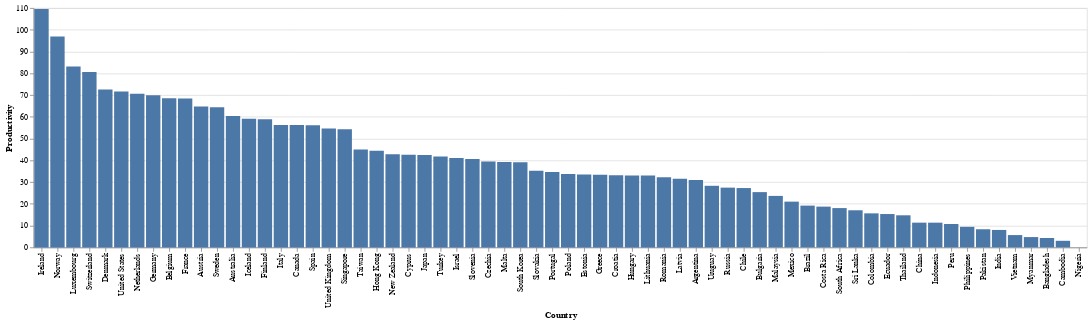

The code cell stored with this chart in its notebook:
### Code cell
alt.Chart(df).mark_bar().encode(
    x=alt.X('Country', 
           sort='-y'), # sort
    y=alt.Y('Productivity')
)

### Figure 1 — Vega-Lite specification as saved in the notebook (floating-point values rounded to 4 significant figures)
{"config": {"view": {"continuousWidth": 400, "continuousHeight": 300}}, "data": {"name": "data-edb17bfa6f3ebd91899c0948e0e965d7"}, "mark": "bar", "encoding": {"x": {"field": "Country", "sort": "-y", "type": "nominal"}, "y": {"field": "Productivity", "type": "quantitative"}}, "$schema": "https://vega.github.io/schema/vega-lite/v4.17.0.json", "datasets": {"data-edb17bfa6f3ebd91899c0948e0e965d7": [{"Continent": "Americas", "Country": "Argentina", "Code": "ARG", "Year": 2017, "Average annual working hours per worker": 1692.0, "GDP per capita": 23270.0, "Population": 44054616, "gini_coefficient": null, "Life satisfaction": 6.086, "Productivity": 30.96, "Current health expenditure per capita": 2470.0}, {"Continent": "Oceania", "Country": "Australia", "Code": "AUS", "Year": 2017, "Average annual working hours per worker": 1731.0, "GDP per capita": 52540.0, "Population": 24590336, "gini_coefficient": null, "Life satisfaction": 7.234, "Productivity": 60.34, "Current health expenditure per capita": 4716.0}, {"Continent": "Europe", "Country": "Austria", "Code": "AUT", "Year": 2017, "Average annual working hours per worker": 1613.0, "GDP per capita": 51950.0, "Population": 8797497, "gini_coefficient": 0.2974, "Life satisfaction": 7.195, "Productivity": 64.78, "Current health expenditure per capita": 5641.0}, {"Continent": "Asia", "Country": "Bangladesh", "Code": "BGD", "Year": 2017, "Average annual working hours per worker": 2232.0, "GDP per capita": 4113.0, "Population": 161793968, "gini_coefficient": null, "Life satisfaction": 5.114, "Productivity": 4.308, "Current health expenditure per capita": 101.2}, {"Continent": "Europe", "Country": "Belgium", "Code": "BEL", "Year": 2017, "Average annual working hours per worker": 1544.0, "GDP per capita": 45150.0, "Population": 11384491, "gini_coefficient": 0.2739, "Life satisfaction": 6.772, "Productivity": 68.52, "Current health expenditure per capita": 5450.0}, {"Continent": "Americas", "Country": "Brazil", "Code": "BRA", "Year": 2017, "Average annual working hours per worker": 1709.0, "GDP per capita": 14280.0, "Population": 208504960, "gini_coefficient": 0.5333, "Life satisfaction": 6.451, "Productivity": 19.19, "Current health expenditure per capita": 1376.0}, {"Continent": "Europe", "Country": "Bulgaria", "Code": "BGR", "Year": 2017, "Average annual working hours per worker": 1644.0, "GDP per capita": 19580.0, "Population": 7182430, "gini_coefficient": 0.4038, "Life satisfaction": 5.108, "Productivity": 25.39, "Current health expenditure per capita": 1608.0}, {"Continent": "Asia", "Country": "Cambodia", "Code": "KHM", "Year": 2017, "Average annual working hours per worker": 2456.0, "GDP per capita": 3951.0, "Population": 15830694, "gini_coefficient": null, "Life satisfaction": 4.998, "Productivity": 3.023, "Current health expenditure per capita": 224.8}, {"Continent": "Americas", "Country": "Canada", "Code": "CAN", "Year": 2017, "Average annual working hours per worker": 1696.0, "GDP per capita": 48900.0, "Population": 36554344, "gini_coefficient": 0.3331, "Life satisfaction": 7.109, "Productivity": 56.26, "Current health expenditure per capita": 5209.0}, {"Continent": "Americas", "Country": "Chile", "Code": "CHL", "Year": 2017, "Average annual working hours per worker": 1974.0, "GDP per capita": 22860.0, "Population": 18368582, "gini_coefficient": 0.4444, "Life satisfaction": 5.942, "Productivity": 27.26, "Current health expenditure per capita": 2219.0}, {"Continent": "Asia", "Country": "China", "Code": "CHN", "Year": 2017, "Average annual working hours per worker": 2174.0, "GDP per capita": 13850.0, "Population": 1410275968, "gini_coefficient": 0.3908, "Life satisfaction": 5.144, "Productivity": 11.36, "Current health expenditure per capita": 706.4}, {"Continent": "Americas", "Country": "Colombia", "Code": "COL", "Year": 2017, "Average annual working hours per worker": 1998.0, "GDP per capita": 13430.0, "Population": 48351668, "gini_coefficient": 0.4972, "Life satisfaction": 6.35, "Productivity": 15.63, "Current health expenditure per capita": 1088.0}, {"Continent": "Americas", "Country": "Costa Rica", "Code": "CRI", "Year": 2017, "Average annual working hours per worker": 2212.0, "GDP per capita": 18130.0, "Population": 4993849, "gini_coefficient": 0.4835, "Life satisfaction": 6.998, "Productivity": 18.73, "Current health expenditure per capita": 1440.0}, {"Continent": "Europe", "Country": "Croatia", "Code": "HRV", "Year": 2017, "Average annual working hours per worker": 1835.0, "GDP per capita": 25360.0, "Population": 4192468, "gini_coefficient": 0.3035, "Life satisfaction": 5.626, "Productivity": 33.16, "Current health expenditure per capita": 1804.0}, {"Continent": "Asia", "Country": "Cyprus", "Code": "CYP", "Year": 2017, "Average annual working hours per worker": 1784.0, "GDP per capita": 31250.0, "Population": 1208527, "gini_coefficient": 0.3142, "Life satisfaction": 6.137, "Productivity": 42.59, "Current health expenditure per capita": 2533.0}, {"Continent": "Europe", "Country": "Czechia", "Code": "CZE", "Year": 2017, "Average annual working hours per worker": 1776.0, "GDP per capita": 35580.0, "Population": 10531315, "gini_coefficient": 0.2485, "Life satisfaction": null, "Productivity": 39.42, "Current health expenditure per capita": 2786.0}, {"Continent": "Europe", "Country": "Denmark", "Code": "DNK", "Year": 2017, "Average annual working hours per worker": 1400.0, "GDP per capita": 51670.0, "Population": 5737286, "gini_coefficient": 0.2875, "Life satisfaction": 7.693, "Productivity": 72.54, "Current health expenditure per capita": 5573.0}, {"Continent": "Americas", "Country": "Ecuador", "Code": "ECU", "Year": 2017, "Average annual working hours per worker": 1701.0, "GDP per capita": 11410.0, "Population": 16696947, "gini_coefficient": 0.4467, "Life satisfaction": 5.809, "Productivity": 15.32, "Current health expenditure per capita": 863.0}, {"Continent": "Europe", "Country": "Estonia", "Code": "EST", "Year": 2017, "Average annual working hours per worker": 1857.0, "GDP per capita": 30980.0, "Population": 1317550, "gini_coefficient": 0.3036, "Life satisfaction": 6.035, "Productivity": 33.49, "Current health expenditure per capita": 2242.0}, {"Continent": "Europe", "Country": "Finland", "Code": "FIN", "Year": 2017, "Average annual working hours per worker": 1659.0, "GDP per capita": 43830.0, "Population": 5508146, "gini_coefficient": 0.2738, "Life satisfaction": 7.78, "Productivity": 58.88, "Current health expenditure per capita": 4339.0}, {"Continent": "Europe", "Country": "France", "Code": "FRA", "Year": 2017, "Average annual working hours per worker": 1514.0, "GDP per capita": 42820.0, "Population": 64144092, "gini_coefficient": 0.3163, "Life satisfaction": 6.69, "Productivity": 68.37, "Current health expenditure per capita": 5060.0}, {"Continent": "Europe", "Country": "Germany", "Code": "DEU", "Year": 2017, "Average annual working hours per worker": 1354.0, "GDP per capita": 51250.0, "Population": 82624368, "gini_coefficient": 0.312, "Life satisfaction": 7.035, "Productivity": 69.85, "Current health expenditure per capita": 6028.0}, {"Continent": "Europe", "Country": "Greece", "Code": "GRC", "Year": 2017, "Average annual working hours per worker": 2017.0, "GDP per capita": 26480.0, "Population": 10692230, "gini_coefficient": 0.3435, "Life satisfaction": 5.952, "Productivity": 33.36, "Current health expenditure per capita": 2326.0}, {"Continent": "Asia", "Country": "Hong Kong", "Code": "HKG", "Year": 2017, "Average annual working hours per worker": 2186.0, "GDP per capita": 49930.0, "Population": 7461508, "gini_coefficient": null, "Life satisfaction": 5.659, "Productivity": 44.37, "Current health expenditure per capita": null}, {"Continent": "Europe", "Country": "Hungary", "Code": "HUN", "Year": 2017, "Average annual working hours per worker": 1937.0, "GDP per capita": 26910.0, "Population": 9788940, "gini_coefficient": 0.3058, "Life satisfaction": 6.0, "Productivity": 33.06, "Current health expenditure per capita": 1989.0}, {"Continent": "Europe", "Country": "Iceland", "Code": "ISL", "Year": 2017, "Average annual working hours per worker": 1493.0, "GDP per capita": 49840.0, "Population": 343641, "gini_coefficient": 0.2613, "Life satisfaction": 7.533, "Productivity": 59.13, "Current health expenditure per capita": 4763.0}, {"Continent": "Asia", "Country": "India", "Code": "IND", "Year": 2017, "Average annual working hours per worker": 2117.0, "GDP per capita": 6188.0, "Population": 1354195712, "gini_coefficient": 0.3594, "Life satisfaction": 3.249, "Productivity": 8.01, "Current health expenditure per capita": 181.5}, {"Continent": "Asia", "Country": "Indonesia", "Code": "IDN", "Year": 2017, "Average annual working hours per worker": 2024.0, "GDP per capita": 10640.0, "Population": 264498848, "gini_coefficient": 0.3879, "Life satisfaction": 5.347, "Productivity": 11.35, "Current health expenditure per capita": 317.6}, {"Continent": "Europe", "Country": "Ireland", "Code": "IRL", "Year": 2017, "Average annual working hours per worker": 1746.0, "GDP per capita": 86810.0, "Population": 4771860, "gini_coefficient": 0.3136, "Life satisfaction": 7.255, "Productivity": 109.5, "Current health expenditure per capita": 5583.0}, {"Continent": "Asia", "Country": "Israel", "Code": "ISR", "Year": 2017, "Average annual working hours per worker": 1921.0, "GDP per capita": 38980.0, "Population": 8309256, "gini_coefficient": 0.382, "Life satisfaction": 7.332, "Productivity": 41.02, "Current health expenditure per capita": 2992.0}, {"Continent": "Europe", "Country": "Italy", "Code": "ITA", "Year": 2017, "Average annual working hours per worker": 1723.0, "GDP per capita": 40160.0, "Population": 60004024, "gini_coefficient": 0.3593, "Life satisfaction": 6.445, "Productivity": 56.27, "Current health expenditure per capita": 3617.0}, {"Continent": "Asia", "Country": "Japan", "Code": "JPN", "Year": 2017, "Average annual working hours per worker": 1738.0, "GDP per capita": 39600.0, "Population": 126662464, "gini_coefficient": null, "Life satisfaction": 5.908, "Productivity": 42.42, "Current health expenditure per capita": 4398.0}, {"Continent": "Europe", "Country": "Latvia", "Code": "LVA", "Year": 2017, "Average annual working hours per worker": 1875.0, "GDP per capita": 27160.0, "Population": 1954861, "gini_coefficient": 0.3557, "Life satisfaction": 5.97, "Productivity": 31.57, "Current health expenditure per capita": 1704.0}, {"Continent": "Europe", "Country": "Lithuania", "Code": "LTU", "Year": 2017, "Average annual working hours per worker": 1844.0, "GDP per capita": 29830.0, "Population": 2904452, "gini_coefficient": 0.3729, "Life satisfaction": 6.064, "Productivity": 32.99, "Current health expenditure per capita": 2178.0}, {"Continent": "Europe", "Country": "Luxembourg", "Code": "LUX", "Year": 2017, "Average annual working hours per worker": 1519.0, "GDP per capita": 90600.0, "Population": 596290, "gini_coefficient": 0.3452, "Life satisfaction": 7.404, "Productivity": 83.17, "Current health expenditure per capita": 5981.0}, {"Continent": "Asia", "Country": "Malaysia", "Code": "MYS", "Year": 2017, "Average annual working hours per worker": 2238.0, "GDP per capita": 24160.0, "Population": 31975812, "gini_coefficient": null, "Life satisfaction": 5.428, "Productivity": 23.65, "Current health expenditure per capita": 987.6}, {"Continent": "Europe", "Country": "Malta", "Code": "MLT", "Year": 2017, "Average annual working hours per worker": 2040.0, "GDP per capita": 35150.0, "Population": 479507, "gini_coefficient": 0.2923, "Life satisfaction": 6.733, "Productivity": 39.22, "Current health expenditure per capita": 3873.0}, {"Continent": "Americas", "Country": "Mexico", "Code": "MEX", "Year": 2017, "Average annual working hours per worker": 2255.0, "GDP per capita": 18940.0, "Population": 122839256, "gini_coefficient": null, "Life satisfaction": 6.432, "Productivity": 21.02, "Current health expenditure per capita": 1076.0}, {"Continent": "Asia", "Country": "Myanmar", "Code": "MMR", "Year": 2017, "Average annual working hours per worker": 2438.0, "GDP per capita": 4763.0, "Population": 52288344, "gini_coefficient": 0.307, "Life satisfaction": 4.434, "Productivity": 4.735, "Current health expenditure per capita": 214.6}, {"Continent": "Europe", "Country": "Netherlands", "Code": "NLD", "Year": 2017, "Average annual working hours per worker": 1430.0, "GDP per capita": 54230.0, "Population": 17207204, "gini_coefficient": 0.2854, "Life satisfaction": 7.425, "Productivity": 70.62, "Current health expenditure per capita": 5603.0}, {"Continent": "Oceania", "Country": "New Zealand", "Code": "NZL", "Year": 2017, "Average annual working hours per worker": 1752.0, "GDP per capita": 39730.0, "Population": 4746253, "gini_coefficient": null, "Life satisfaction": 7.205, "Productivity": 42.74, "Current health expenditure per capita": 3876.0}, {"Continent": "Africa", "Country": "Nigeria", "Code": "NGA", "Year": 2017, "Average annual working hours per worker": 1827.0, "GDP per capita": 5061.0, "Population": 193495904, "gini_coefficient": null, "Life satisfaction": 4.356, "Productivity": null, "Current health expenditure per capita": 194.8}, {"Continent": "Europe", "Country": "Norway", "Code": "NOR", "Year": 2017, "Average annual working hours per worker": 1417.0, "GDP per capita": 69600.0, "Population": 5277396, "gini_coefficient": 0.2699, "Life satisfaction": 7.442, "Productivity": 96.85, "Current health expenditure per capita": 6631.0}, {"Continent": "Asia", "Country": "Pakistan", "Code": "PAK", "Year": 2017, "Average annual working hours per worker": 2096.0, "GDP per capita": 4744.0, "Population": 216379648, "gini_coefficient": null, "Life satisfaction": 4.443, "Productivity": 8.322, "Current health expenditure per capita": 132.7}, {"Continent": "Americas", "Country": "Peru", "Code": "PER", "Year": 2017, "Average annual working hours per worker": 1932.0, "GDP per capita": 11960.0, "Population": 31605488, "gini_coefficient": 0.4329, "Life satisfaction": 5.999, "Productivity": 10.75, "Current health expenditure per capita": 624.0}, {"Continent": "Asia", "Country": "Philippines", "Code": "PHL", "Year": 2017, "Average annual working hours per worker": 2149.0, "GDP per capita": 7858.0, "Population": 106738496, "gini_coefficient": null, "Life satisfaction": 6.268, "Productivity": 9.45, "Current health expenditure per capita": 321.6}, {"Continent": "Europe", "Country": "Poland", "Code": "POL", "Year": 2017, "Average annual working hours per worker": 2028.0, "GDP per capita": 29050.0, "Population": 38532816, "gini_coefficient": 0.303, "Life satisfaction": 6.242, "Productivity": 33.66, "Current health expenditure per capita": 1972.0}, {"Continent": "Europe", "Country": "Portugal", "Code": "PRT", "Year": 2017, "Average annual working hours per worker": 1863.0, "GDP per capita": 30430.0, "Population": 10307528, "gini_coefficient": 0.338, "Life satisfaction": 6.095, "Productivity": 34.62, "Current health expenditure per capita": 3072.0}, {"Continent": "Europe", "Country": "Romania", "Code": "ROU", "Year": 2017, "Average annual working hours per worker": 1806.0, "GDP per capita": 25420.0, "Population": 19698852, "gini_coefficient": 0.3602, "Life satisfaction": 6.13, "Productivity": 32.27, "Current health expenditure per capita": 1399.0}, {"Continent": "Europe", "Country": "Russia", "Code": "RUS", "Year": 2017, "Average annual working hours per worker": 1974.0, "GDP per capita": 26800.0, "Population": 145452544, "gini_coefficient": 0.3724, "Life satisfaction": 5.441, "Productivity": 27.45, "Current health expenditure per capita": 1406.0}, {"Continent": "Asia", "Country": "Singapore", "Code": "SGP", "Year": 2017, "Average annual working hours per worker": 2238.0, "GDP per capita": 81440.0, "Population": 5764489, "gini_coefficient": null, "Life satisfaction": 6.378, "Productivity": 54.3, "Current health expenditure per capita": 4091.0}, {"Continent": "Europe", "Country": "Slovakia", "Code": "SVK", "Year": 2017, "Average annual working hours per worker": 1745.0, "GDP per capita": 26470.0, "Population": 5439418, "gini_coefficient": 0.2324, "Life satisfaction": 6.243, "Productivity": 35.17, "Current health expenditure per capita": 2038.0}, {"Continent": "Europe", "Country": "Slovenia", "Code": "SVN", "Year": 2017, "Average annual working hours per worker": 1655.0, "GDP per capita": 31590.0, "Population": 2098396, "gini_coefficient": 0.2422, "Life satisfaction": 6.665, "Productivity": 40.55, "Current health expenditure per capita": 2998.0}, {"Continent": "Africa", "Country": "South Africa", "Code": "ZAF", "Year": 2017, "Average annual working hours per worker": 2209.0, "GDP per capita": 12740.0, "Population": 56641208, "gini_coefficient": null, "Life satisfaction": 5.035, "Productivity": 18.05, "Current health expenditure per capita": 1108.0}, {"Continent": "Asia", "Country": "South Korea", "Code": "KOR", "Year": 2017, "Average annual working hours per worker": 2063.0, "GDP per capita": 40880.0, "Population": 51511640, "gini_coefficient": null, "Life satisfaction": 5.903, "Productivity": 39.08, "Current health expenditure per capita": 2926.0}, {"Continent": "Europe", "Country": "Spain", "Code": "ESP", "Year": 2017, "Average annual working hours per worker": 1686.0, "GDP per capita": 38930.0, "Population": 46584168, "gini_coefficient": 0.3465, "Life satisfaction": 6.457, "Productivity": 56.06, "Current health expenditure per capita": 3557.0}, {"Continent": "Asia", "Country": "Sri Lanka", "Code": "LKA", "Year": 2017, "Average annual working hours per worker": 1924.0, "GDP per capita": 12730.0, "Population": 21506816, "gini_coefficient": null, "Life satisfaction": 4.213, "Productivity": 17.05, "Current health expenditure per capita": 459.2}, {"Continent": "Europe", "Country": "Sweden", "Code": "SWE", "Year": 2017, "Average annual working hours per worker": 1609.0, "GDP per capita": 52030.0, "Population": 10058191, "gini_coefficient": 0.2877, "Life satisfaction": 7.398, "Productivity": 64.34, "Current health expenditure per capita": 5656.0}, {"Continent": "Europe", "Country": "Switzerland", "Code": "CHE", "Year": 2017, "Average annual working hours per worker": 1590.0, "GDP per capita": 73620.0, "Population": 8451688, "gini_coefficient": 0.3268, "Life satisfaction": 7.694, "Productivity": 80.59, "Current health expenditure per capita": 7990.0}, {"Continent": "Asia", "Country": "Taiwan", "Code": "TWN", "Year": 2017, "Average annual working hours per worker": 1990.0, "GDP per capita": 45380.0, "Population": 23665028, "gini_coefficient": null, "Life satisfaction": 6.537, "Productivity": 45.0, "Current health expenditure per capita": null}, {"Continent": "Asia", "Country": "Thailand", "Code": "THA", "Year": 2017, "Average annual working hours per worker": 2185.0, "GDP per capita": 16670.0, "Population": 70898208, "gini_coefficient": 0.3653, "Life satisfaction": 6.022, "Productivity": 14.75, "Current health expenditure per capita": 669.6}, {"Continent": "Asia", "Country": "Turkey", "Code": "TUR", "Year": 2017, "Average annual working hours per worker": 1832.0, "GDP per capita": 26610.0, "Population": 82089824, "gini_coefficient": 0.4141, "Life satisfaction": 4.872, "Productivity": 41.8, "Current health expenditure per capita": 1167.0}, {"Continent": "Europe", "Country": "United Kingdom", "Code": "GBR", "Year": 2017, "Average annual working hours per worker": 1670.0, "GDP per capita": 44090.0, "Population": 66064808, "gini_coefficient": 0.3515, "Life satisfaction": 7.157, "Productivity": 54.68, "Current health expenditure per capita": 4516.0}, {"Continent": "Americas", "Country": "United States", "Code": "USA", "Year": 2017, "Average annual working hours per worker": 1757.0, "GDP per capita": 60120.0, "Population": 329791232, "gini_coefficient": 0.4118, "Life satisfaction": 6.944, "Productivity": 71.64, "Current health expenditure per capita": 10100.0}, {"Continent": "Americas", "Country": "Uruguay", "Code": "URY", "Year": 2017, "Average annual working hours per worker": 1552.0, "GDP per capita": 20620.0, "Population": 3422205, "gini_coefficient": 0.3946, "Life satisfaction": 6.6, "Productivity": 28.3, "Current health expenditure per capita": 2030.0}, {"Continent": "Asia", "Country": "Vietnam", "Code": "VNM", "Year": 2017, "Average annual working hours per worker": 2170.0, "GDP per capita": 6842.0, "Population": 94033048, "gini_coefficient": null, "Life satisfaction": 5.467, "Productivity": 5.653, "Current health expenditure per capita": 424.0}]}}
